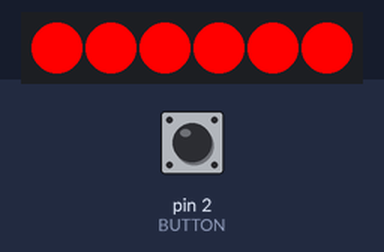
A sketch run on a simulated Arduino Uno, built with avr-gcc and run on an emulated ATmega328P. On the bench: 6 RGB LEDs in strip order, left to right. The test bench sets the inputs (shaded band); at power-on: pin 2 (BUTTON) HIGH.

Above: at 1.2 s.
1.3 s: pin 2 (BUTTON) pulled LOW for 0.15 s
2.0 s: pin 2 (BUTTON) pulled LOW for 1 s
3.6 s: pin 2 (BUTTON) pulled LOW for 3.2 s
At 3.6 s:
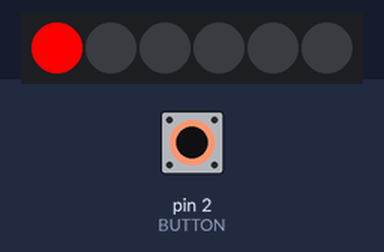
7.4 s: pin 2 (BUTTON) pulled LOW for 0.15 s
At 7.51 s:
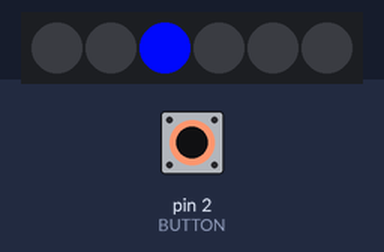
8.1 s: pin 2 (BUTTON) pulled LOW for 0.15 s
At 8.7 s:
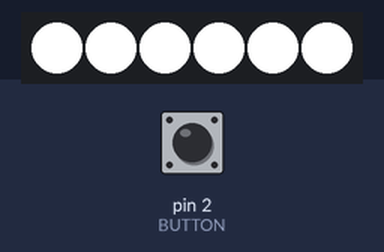
9.8 s: pin 2 (BUTTON) pulled LOW for 0.15 s
At 10.21 s:
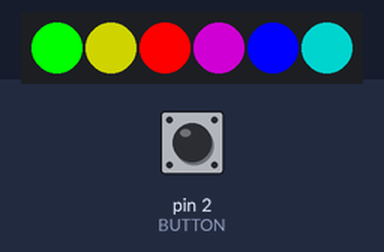
Timing chart, 0 to 15.2 s (numbered marks = the images above; inputs shaded):
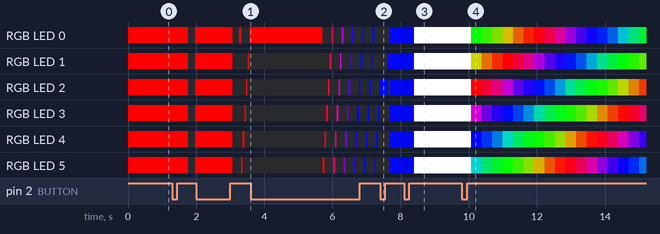

The sketch:

hoodie.ino
```cpp
#include <Adafruit_NeoPixel.h>

#define PIN 1
#define BUTTON 2
#define HOLD_THRESHOLD 20
#define BRIGHT_STEP 5
#define COLOR_CYCLE_STEP 4

#define MAX_MODE 5

// Parameter 1 = number of pixels in strip
// Parameter 2 = pin number (most are valid)
// Parameter 3 = pixel type flags, add together as needed:
//   NEO_KHZ800  800 KHz bitstream (most NeoPixel products w/WS2812 LEDs)
//   NEO_KHZ400  400 KHz (classic 'v1' (not v2) FLORA pixels, WS2811 drivers)
//   NEO_GRB     Pixels are wired for GRB bitstream (most NeoPixel products)
//   NEO_RGB     Pixels are wired for RGB bitstream (v1 FLORA pixels, not v2)
Adafruit_NeoPixel pixels = Adafruit_NeoPixel(6, PIN, NEO_GRB + NEO_KHZ800);

uint8_t mode = 0; //current mode
uint8_t color = 85; //current color (red)
uint8_t offset = 0; //for chase animation
uint8_t buttonState = 0; //current button's state
uint8_t lastButtonState = HIGH; //temp last state of button
uint8_t i; //loop counter
bool lightsOn = true; //for flash animation
//tracking button push-and-hold
bool longPress = false;
uint8_t buttonHeld = 0;
//pulsing variables
uint8_t brightness = 255;
uint8_t brightSign = BRIGHT_STEP;

void setup() {
  pinMode(BUTTON, INPUT_PULLUP); // switch wired to ground & pin, pushing makes it go LOW
  pixels.begin();
  pixels.show(); // Initialize all pixels to 'off'
}

void loop() {
    i = 0;

    switch(mode) {

      case 0: //solid
        for(i=0; i < pixels.numPixels(); ++i) {
          pixels.setPixelColor(i, Wheel(color&255));
        }
        pixels.show();
        delay(50);
        break;

      case 1: //blink
        for(i=0; i < pixels.numPixels(); ++i) {
          if(lightsOn) {
            pixels.setPixelColor(i, Wheel(color&255));
          }
          else {
            pixels.setPixelColor(i, 0);
          }
        }
        pixels.show();
        delay(200);
        lightsOn = !lightsOn;
        break;

      case 2:
        //chase
        for(i=0; i < pixels.numPixels(); ++i) {
          pixels.setPixelColor(i, (((offset + i) % pixels.numPixels()) == 0) ? Wheel(color&255) : 0);
        }
        pixels.show();
        offset++;
        delay(50);
        break;

      case 3:
        //pulse
        for(i=0; i < pixels.numPixels(); ++i) {
          pixels.setPixelColor(i, Wheel(color&255));
        }
        if(brightness <= 0) {
          brightness = 0;
          brightSign = BRIGHT_STEP;
        }
        if(brightness >= 255) {
          brightness = 255;
          brightSign = BRIGHT_STEP * -1;
        }
        brightness = brightness + brightSign;
        pixels.setBrightness(brightness);
        pixels.show();
        delay(50);
        break;

      case 4: //solid white
        brightness = 255;
        pixels.setBrightness(brightness);
        for(i=0; i < pixels.numPixels(); ++i) {
          pixels.setPixelColor(i, pixels.Color(255,255,255));
        }
        pixels.show();
        delay(50);
        break;

      case 5: //rainbow
        rainbowCycle(20);
        break;

    }

    checkButton();
}


bool checkButton() {
  buttonState = digitalRead(BUTTON);

  if(buttonState != lastButtonState) {
    lastButtonState = buttonState;

    if(buttonState == LOW) {
      //just pushed
      //check for long button press/hold
      while (digitalRead(BUTTON) == LOW && buttonHeld < (HOLD_THRESHOLD+1)){
        delay(100);
        buttonHeld++;
      }

      if (buttonHeld > HOLD_THRESHOLD) {
        longPress = true;
      }
      else {
        //was not a long enough hold
        brightness = 255;
        pixels.setBrightness(brightness);
        longPress = false;
      }
    }
    else {
      //just released
      if(!longPress) {
        //button was released before long press, mode switch
        brightness = 255;
        pixels.setBrightness(brightness);
        mode = (mode == MAX_MODE ? 0 : ++mode);
      }
      longPress = false;
    }
  }

  if(longPress) {
    //holding the button
    color = (color >= 255 ? 0 : color += COLOR_CYCLE_STEP);
  }

  buttonHeld = 0;
  return false;
}


// Fill the dots one after the other with a color
void colorWipe(uint32_t c, uint8_t wait) {
  for(uint16_t i=0; i<pixels.numPixels(); i++) {
      pixels.setPixelColor(i, c);
      pixels.show();
      delay(wait);
  }
}


// Slightly different, this makes the rainbow equally distributed throughout
void rainbowCycle(uint8_t wait) {
  uint16_t i, j;

  for(j=0; j<256*5; j++) { // 5 cycles of all colors on wheel
    for(i=0; i< pixels.numPixels(); i++) {
      pixels.setPixelColor(i, Wheel(((i * 256 / pixels.numPixels()) + j) & 255));
    }
    pixels.show();
    checkButton();
    if(mode != 5) return;
    delay(wait);
  }
}

// Input a value 0 to 255 to get a color value.
// The colours are a transition r - g - b - back to r.
uint32_t Wheel(byte WheelPos) {
  if(WheelPos < 85) {
   return pixels.Color(WheelPos * 3, 255 - WheelPos * 3, 0);
  } else if(WheelPos < 170) {
   WheelPos -= 85;
   return pixels.Color(255 - WheelPos * 3, 0, WheelPos * 3);
  } else {
   WheelPos -= 170;
   return pixels.Color(0, WheelPos * 3, 255 - WheelPos * 3);
  }
}
```

Measured:
- after the input at 1.3 s, RGB LED 0–5: RGB(255, 0, 0) → off after 0.47 s, → RGB(255, 0, 0) 0.20 s later
